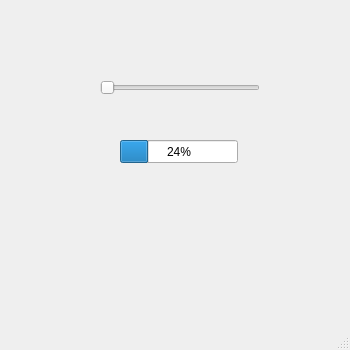
<?xml version="1.0" encoding="UTF-8"?>
<ui version="4.0">
 <class>MainWindow</class>
 <widget class="QMainWindow" name="MainWindow">
  <property name="geometry">
   <rect>
    <x>0</x>
    <y>0</y>
    <width>350</width>
    <height>350</height>
   </rect>
  </property>
  <property name="windowTitle">
   <string>MainWindow</string>
  </property>
  <widget class="QWidget" name="centralwidget">
   <widget class="QSlider" name="horizontalSlider">
    <property name="geometry">
     <rect>
      <x>100</x>
      <y>80</y>
      <width>160</width>
      <height>16</height>
     </rect>
    </property>
    <property name="orientation">
     <enum>Qt::Horizontal</enum>
    </property>
   </widget>
   <widget class="QProgressBar" name="progressBar">
    <property name="geometry">
     <rect>
      <x>120</x>
      <y>140</y>
      <width>118</width>
      <height>23</height>
     </rect>
    </property>
    <property name="value">
     <number>24</number>
    </property>
   </widget>
  </widget>
  <widget class="QMenuBar" name="menubar">
   <property name="geometry">
    <rect>
     <x>0</x>
     <y>0</y>
     <width>350</width>
     <height>22</height>
    </rect>
   </property>
  </widget>
  <widget class="QStatusBar" name="statusbar"/>
 </widget>
 <resources/>
 <connections/>
</ui>
